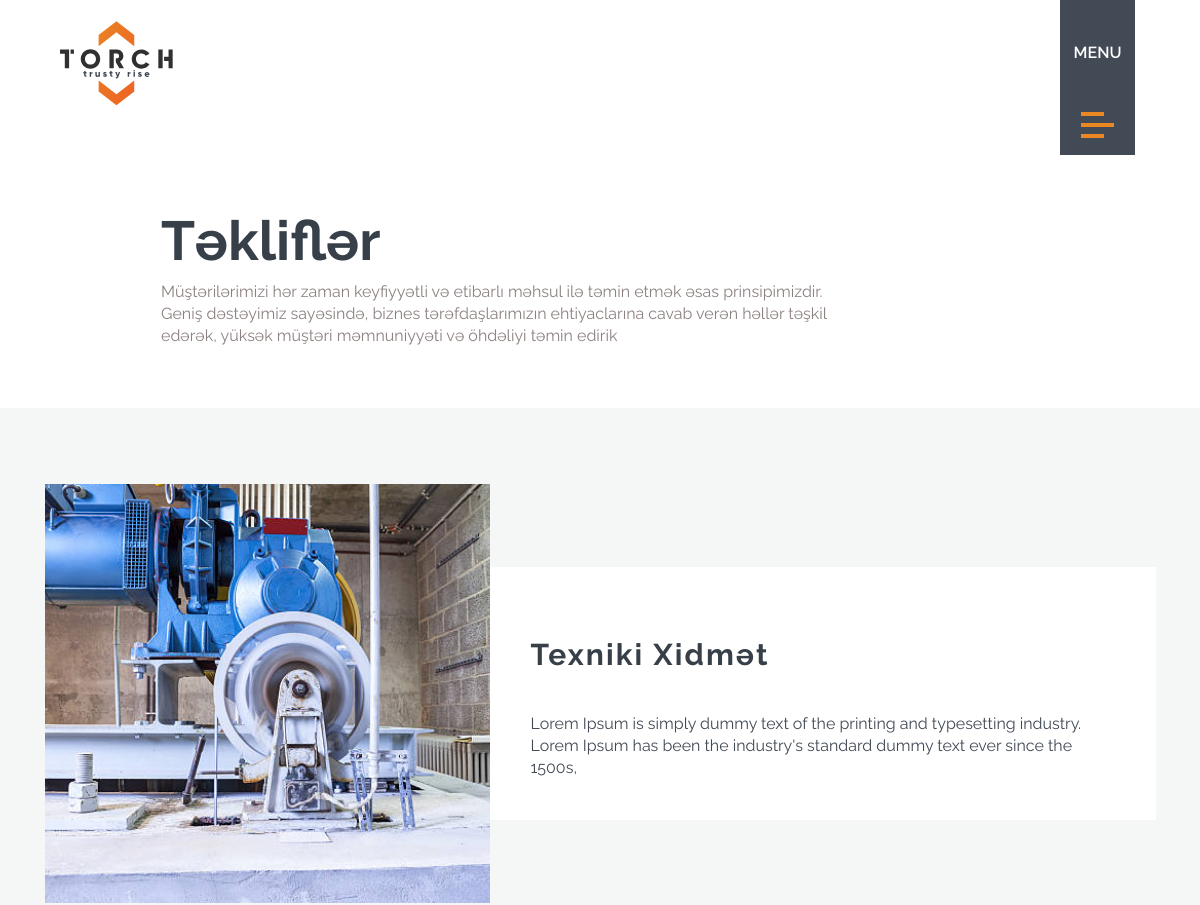
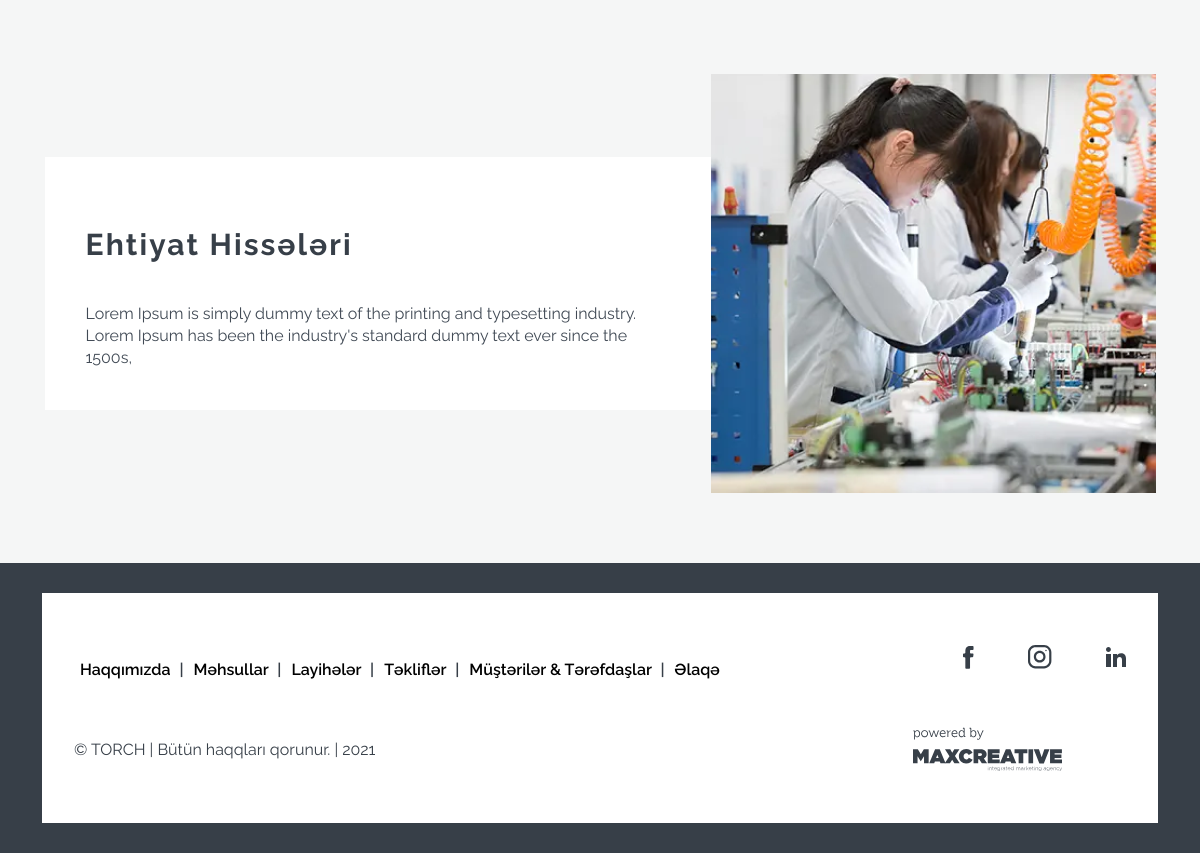
Screenshot of /offers/ with the database file from the repository (2 pictures, top to bottom).
### home/models.py (models this page shows, shortened)
class General(models.Model):
    logo = models.FileField()
    logo_white = models.FileField()
    meta_title = models.CharField(max_length=255)
    meta_description = models.CharField(max_length=255)
    meta_keywords = models.CharField(max_length=255)
    favicon = models.FileField()
    copyright = models.CharField(max_length=255)
    powered_by_logo = models.FileField()
    powered_by_url = models.CharField(max_length=255)
    email = models.CharField(max_length=255)
    phone = models.CharField(max_length=255)
    address = models.CharField(max_length=255)
    map_embed = models.CharField(max_length=1000)
    map_url = models.CharField(max_length=1000)
    sirketimiz = models.TextField()
    our_mission = models.TextField()
    deyerlerimiz = models.TextField()
    korporativ_medeniyyet = models.TextField()
    sirketimiz_title_text = models.CharField(max_length=255)
    our_mission_title_text = models.CharField(max_length=255)
    deyerlerimiz_title_text = models.CharField(max_length=255)
    korporativ_medeniyyet_title_text = models.CharField(max_length=255)
    class Meta:
        verbose_name = 'Ümumi məlumatlar'
        verbose_name_plural = verbose_name

class Social(models.Model):
    icon = models.FileField()
    icon_font_tag = models.CharField(max_length=255)
    url = models.CharField(max_length=255)
    name = models.CharField(max_length=255)
    class Meta:
        verbose_name = 'Sosial Media Linkləri'
        verbose_name_plural = verbose_name

### offer/models.py (models this page shows, shortened)
class OffersPage(models.Model):
    page_header = models.CharField(max_length=256)
    page_header_text = models.TextField()

class Offer(models.Model):
    name = models.CharField(max_length=256)
    excerpt = models.TextField()
    main_image = models.ImageField()
    description = models.TextField()

### offer/views.py (the view)
# urls.py: path('offers/', offer_views.offers, name="offers"),
def offers(request):
    offers = Offer.objects.all()
    page = OffersPage.objects.last()
    general = General.objects.all()[0]
    social = Social.objects.all()
    context = {
        'products': offers,
        'page': page,
        'general': general,
        'social': social,
    }
    return render(request, 'offers.html', context)

### templates/offers.html (shortened to what this page needs)
{% load static %}
<!DOCTYPE html>
<html lang="en">
<head>
    <link href="https://cdn.jsdelivr.net/npm/bootstrap@5.1.3/dist/css/bootstrap.min.css" rel="stylesheet">
    <link rel="stylesheet" href="https://cdnjs.cloudflare.com/ajax/libs/font-awesome/6.0.0-beta3/css/all.min.css">
    <link rel="stylesheet" href="{% static 'css/style.css'%}">
    <link rel="stylesheet" href="{% static 'css/responsive.css'%}">
    <link rel="stylesheet" href="{% static 'css/tab.css'%}">
</head>
<body>
    <header>
        <nav>
            <a href="{% url 'index'%}">
                <div class="logo">
                    <img src="{{general.logo.url}}" alt="">
                   </div>
            </a>
            <div class="burger-menu menu-bar">
                <div class="menu-main">MENU</div>
                <div class="lines">
                    <div class="line line1"></div>
                    <div class="line line2"></div>
                    <div class="line line1"></div>
                </div>
            </div>
        </nav>
    </header>
    <section class="about">
        <div class="my-container">
            <div class="about-head">
                <div class="title">
                    <h1>{{page.page_header}}</h1>
                    <p>{{page.page_header_text}} </p>
                </div>
            </div>
        </div>
    </section>
    <section class="about-page-content" style="padding-bottom:70px;">
        {% for p in products %}
        {% if forloop.counter|divisibleby:2 %}
         <div class="about-project-details container" style=" padding-top: 76px; padding-bottom: 0px; ">
              <div class="about-project-text" id="about-project"style=" height: unset; " >
                  <h1>{{p.name}}</h1>
                  <p class="project-p">{{p.excerpt}}</p>
              </div>
              <div class="about-project-img">
                  <img src="{{p.main_image.url}}" alt="">
              </div>
          </div>
        {% else %}
         <div class="about-project-details container" style=" padding-top: 76px; padding-bottom: 0px; ">
              <div class="about-project-img">
                  <img src="{{p.main_image.url}}" alt="">
              </div>
              <div class="about-project-text" id="about-project" style=" height: unset; " >
                  <h1>{{p.name}}</h1>
                  <p class="project-p">{{p.excerpt}}</p>
              </div>
          </div>
        {% endif %}
            {% endfor%}
    </section>
    <footer>
        <div class="footer-width">
            <div class="container">
                <div class="footer-content">
                    <div class="footer-address">
<div class="address">
                         <p><a href="{% url 'about'%}" style=" color: black; margin-right: 5px; margin-left: 6px; ">Haqqımızda </a> |  <a href="{% url 'categories'%}" style=" color: black; margin-right: 5px; margin-left: 6px; ">Məhsullar  </a>|  <a href="{% url 'projects'%}" style=" color: black; margin-right: 5px; margin-left: 6px; ">Layihələr  </a>|  <a href="{% url 'offers'%}" style=" color: black; margin-right: 5px; margin-left: 6px; ">Təkliflər  </a>| <a href="{% url 'clients'%}" style=" color: black; margin-right: 5px; margin-left: 6px; "> Müştərilər & Tərəfdaşlar </a> | <a href="{% url 'contact'%}" style=" color: black; margin-right: 5px; margin-left: 6px; "> Əlaqə</a></p>
                        </div>
                        <div class="copyright">
                            {{general.copyright}}
                        </div>
                    </div>
                    <div class="footer-socials">
                        <div class="socials">
                           {%for s in social%}
                            <a href="{{s.url}}" target="_blank"><img src="{{s.icon.url}}" alt=""></a>
                            {% endfor %}
                        </div>
                        <div class="powered-by">
                           <a href="{{general.powered_by_url}}" target="_blank">
                            <img src="{{general.powered_by_logo.url}}" alt=""></a>
                        </div>
                    </div>
                </div>
            </div>
        </div>
    </footer>
</body>
</html>

### static/css/style.css (style rules this page uses)
:root { --main-font: 'Raleway'; --main-color: #EA8823; --bg-color: #373F48; --text-color: #373F48; --secondary-text-color: #414A55; }
* { margin: 0; padding: 0; box-sizing: border-box; font-family: var(--main-font); }
a { text-decoration: none; }
header { width: 100%; }
nav { width: 90%; margin: auto; display: flex; justify-content: space-between; align-items: center; }
.logo img { width: 113px; padding-top: 15px; }
.burger-menu { position: fixed; right: 65px; top: 0; width: 75px; height: 155px; background-color: #414A55; color: #fff; display: flex; flex-wrap: wrap; align-items: end; justify-content: center; text-align: center; z-index: 999; transition: all .5s ease-in; cursor: pointer; }
.burger-menu .menu-main { flex: 0 0 100%; font-weight: 600; font-size: 16px; line-height: 19px; }
.lines { padding-bottom: 10px; }
.line { background-color: var(--main-color); height: 4px; margin: 7px 0; }
.line1 { width: 23px; transition: all .3s ease-in; }
.line2 { width: 33px; }
.menu-bar { cursor: pointer; z-index: 999999; }
footer { background-color: var(--bg-color); padding: 30px 0; }
.footer-content { background-color: #fff; display: flex; justify-content: space-between; height: 230px; align-items: center; padding: 0 32px; }
.address { margin-bottom: 58px; }
.address p { margin: 0; font-weight: 600; font-size: 16px; line-height: 25px; color: var(--text-color); }
.copyright { font-size: 16px; line-height: 19px; display: flex; align-items: center; color: #373F48; }
.socials { padding-bottom: 58px; float: right; }
.socials img { padding-left: 50px; }
.about-head { display: flex; justify-content: space-between; padding-bottom: 45px; padding-top: 100px; }
.my-container { width: 87%; }
.about-head .title { position: relative; left: 161px; }
.about-head .title h1 { font-weight: bold; font-size: 55px; line-height: 65px; color: #373F48; }
.about-head .title p { font-weight: normal; font-size: 16px; line-height: 22px; color: #8D8180; width: 65%; }
.about-page-content { background-color: #F5F6F6;; }
.about-project-details { display: flex; align-items: center; padding-top: 122px; padding-bottom: 43px; justify-content: center; }
.about-project-text { width: 666px; height: 630px; background-color: #fff; padding: 70px 41px 0px; }
.about-project-text h1 { font-weight: bold; font-size: 30px; line-height: 35px; letter-spacing: 0.07em; color: #373F48; margin-bottom: 41px; }
.about-project-text p { font-size: 16px; line-height: 22px; color: #414A55; }
.project-p { margin-bottom: 41px; }

### rows the page displays
General: logo (picture), copyright "© TORCH | Bütün haqqları qorunur. | 2021", powered_by_logo (picture)
OffersPage: page_header "Təkliflər", page_header_text "Müştərilərimizi hər zaman keyfiyyətli və etibarlı məhsul ilə təmin etmək əsas prinsipimizdir. Geniş dəstəyimiz sayəsində, biznes tərəfdaşlarımızın ehtiyaclarına cavab verən həllər təşkil edərək, yüksək müştəri məmnuniyyəti və öhdəliyi təmin edirik"
Offer: main_image (picture), name "Texniki Xidmət", excerpt "Lorem Ipsum is simply dummy text of the printing and typesetting industry. Lorem Ipsum has been the industry's standard dummy text ever since the 1500s,"
Offer: name "Ehtiyat Hissələri", excerpt "Lorem Ipsum is simply dummy text of the printing and typesetting industry. Lorem Ipsum has been the industry's standard dummy text ever since the 1500s,", main_image (picture)
Social: icon (picture)
Social: icon (picture)
Social: icon (picture)
